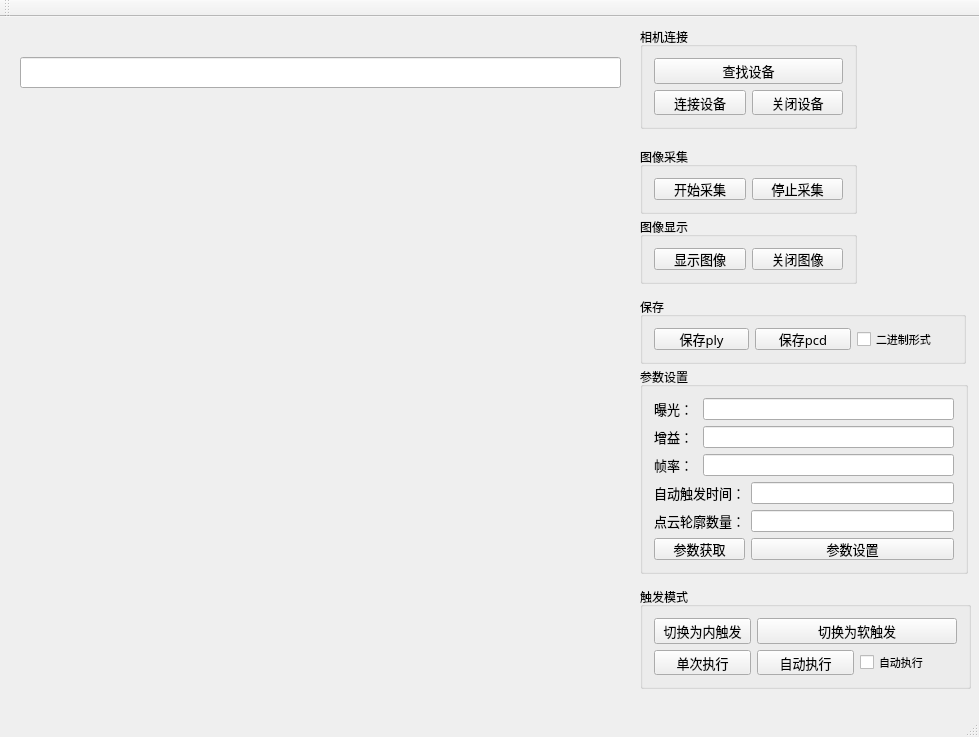
<?xml version="1.0" encoding="UTF-8"?>
<ui version="4.0">
 <class>ConnectCameraClass</class>
 <widget class="QMainWindow" name="ConnectCameraClass">
  <property name="geometry">
   <rect>
    <x>0</x>
    <y>0</y>
    <width>979</width>
    <height>737</height>
   </rect>
  </property>
  <property name="windowTitle">
   <string>ConnectCamera</string>
  </property>
  <widget class="QWidget" name="centralWidget">
   <widget class="QLineEdit" name="lineEdit_CamInfo">
    <property name="geometry">
     <rect>
      <x>20</x>
      <y>40</y>
      <width>601</width>
      <height>31</height>
     </rect>
    </property>
   </widget>
   <widget class="QGroupBox" name="groupBox">
    <property name="geometry">
     <rect>
      <x>640</x>
      <y>10</y>
      <width>217</width>
      <height>102</height>
     </rect>
    </property>
    <property name="title">
     <string>相机连接</string>
    </property>
    <layout class="QGridLayout" name="gridLayout">
     <item row="1" column="1">
      <widget class="QPushButton" name="pushButton_close">
       <property name="font">
        <font>
         <family>黑体</family>
         <pointsize>10</pointsize>
        </font>
       </property>
       <property name="text">
        <string>关闭设备</string>
       </property>
      </widget>
     </item>
     <item row="0" column="0" colspan="2">
      <widget class="QPushButton" name="pushButton_findCam">
       <property name="font">
        <font>
         <family>黑体</family>
         <pointsize>10</pointsize>
        </font>
       </property>
       <property name="text">
        <string>查找设备</string>
       </property>
      </widget>
     </item>
     <item row="1" column="0">
      <widget class="QPushButton" name="pushButton_connect">
       <property name="font">
        <font>
         <family>黑体</family>
         <pointsize>10</pointsize>
        </font>
       </property>
       <property name="text">
        <string>连接设备</string>
       </property>
      </widget>
     </item>
    </layout>
   </widget>
   <widget class="QGroupBox" name="groupBox_2">
    <property name="geometry">
     <rect>
      <x>640</x>
      <y>130</y>
      <width>217</width>
      <height>67</height>
     </rect>
    </property>
    <property name="title">
     <string>图像采集</string>
    </property>
    <layout class="QHBoxLayout" name="horizontalLayout">
     <item>
      <widget class="QPushButton" name="pushButton_start">
       <property name="font">
        <font>
         <family>黑体</family>
         <pointsize>10</pointsize>
        </font>
       </property>
       <property name="text">
        <string>开始采集</string>
       </property>
      </widget>
     </item>
     <item>
      <widget class="QPushButton" name="pushButton_stop">
       <property name="font">
        <font>
         <family>黑体</family>
         <pointsize>10</pointsize>
        </font>
       </property>
       <property name="text">
        <string>停止采集</string>
       </property>
      </widget>
     </item>
    </layout>
   </widget>
   <widget class="QGroupBox" name="groupBox_3">
    <property name="geometry">
     <rect>
      <x>640</x>
      <y>280</y>
      <width>326</width>
      <height>67</height>
     </rect>
    </property>
    <property name="title">
     <string>保存</string>
    </property>
    <layout class="QHBoxLayout" name="horizontalLayout_2">
     <item>
      <widget class="QPushButton" name="pushButton_savePly">
       <property name="font">
        <font>
         <family>黑体</family>
         <pointsize>10</pointsize>
        </font>
       </property>
       <property name="text">
        <string>保存ply</string>
       </property>
      </widget>
     </item>
     <item>
      <widget class="QPushButton" name="pushButton_savePcd">
       <property name="font">
        <font>
         <family>黑体</family>
         <pointsize>10</pointsize>
        </font>
       </property>
       <property name="text">
        <string>保存pcd</string>
       </property>
      </widget>
     </item>
     <item>
      <widget class="QCheckBox" name="checkBox_isBinary">
       <property name="font">
        <font>
         <family>黑体</family>
         <pointsize>8</pointsize>
        </font>
       </property>
       <property name="text">
        <string>二进制形式</string>
       </property>
      </widget>
     </item>
    </layout>
   </widget>
   <widget class="QGroupBox" name="groupBox_4">
    <property name="geometry">
     <rect>
      <x>640</x>
      <y>350</y>
      <width>328</width>
      <height>207</height>
     </rect>
    </property>
    <property name="title">
     <string>参数设置</string>
    </property>
    <layout class="QGridLayout" name="gridLayout_2">
     <item row="0" column="0">
      <widget class="QLabel" name="label">
       <property name="font">
        <font>
         <family>黑体</family>
         <pointsize>10</pointsize>
        </font>
       </property>
       <property name="text">
        <string>曝光：</string>
       </property>
      </widget>
     </item>
     <item row="0" column="1" colspan="2">
      <widget class="QLineEdit" name="lineEdit_expo"/>
     </item>
     <item row="1" column="0">
      <widget class="QLabel" name="label_2">
       <property name="font">
        <font>
         <family>黑体</family>
         <pointsize>10</pointsize>
        </font>
       </property>
       <property name="text">
        <string>增益：</string>
       </property>
      </widget>
     </item>
     <item row="1" column="1" colspan="2">
      <widget class="QLineEdit" name="lineEdit_gain"/>
     </item>
     <item row="2" column="0">
      <widget class="QLabel" name="label_3">
       <property name="font">
        <font>
         <family>黑体</family>
         <pointsize>10</pointsize>
        </font>
       </property>
       <property name="text">
        <string>帧率：</string>
       </property>
      </widget>
     </item>
     <item row="2" column="1" colspan="2">
      <widget class="QLineEdit" name="lineEdit_frame"/>
     </item>
     <item row="3" column="0" colspan="2">
      <widget class="QLabel" name="label_4">
       <property name="font">
        <font>
         <family>黑体</family>
         <pointsize>10</pointsize>
        </font>
       </property>
       <property name="text">
        <string>自动触发时间：</string>
       </property>
      </widget>
     </item>
     <item row="3" column="2">
      <widget class="QLineEdit" name="lineEdit_autotriggertime"/>
     </item>
     <item row="4" column="0" colspan="2">
      <widget class="QLabel" name="label_5">
       <property name="font">
        <font>
         <family>黑体</family>
         <pointsize>10</pointsize>
        </font>
       </property>
       <property name="text">
        <string>点云轮廓数量：</string>
       </property>
      </widget>
     </item>
     <item row="4" column="2">
      <widget class="QLineEdit" name="lineEdit_frame_pcNumber"/>
     </item>
     <item row="5" column="0" colspan="2">
      <widget class="QPushButton" name="pushButton_getPara">
       <property name="font">
        <font>
         <family>黑体</family>
         <pointsize>10</pointsize>
        </font>
       </property>
       <property name="text">
        <string>参数获取</string>
       </property>
      </widget>
     </item>
     <item row="5" column="2">
      <widget class="QPushButton" name="pushButton_setPara">
       <property name="font">
        <font>
         <family>黑体</family>
         <pointsize>10</pointsize>
        </font>
       </property>
       <property name="text">
        <string>参数设置</string>
       </property>
      </widget>
     </item>
    </layout>
   </widget>
   <widget class="QGroupBox" name="groupBox_5">
    <property name="geometry">
     <rect>
      <x>640</x>
      <y>570</y>
      <width>331</width>
      <height>102</height>
     </rect>
    </property>
    <property name="title">
     <string>触发模式</string>
    </property>
    <layout class="QGridLayout" name="gridLayout_3">
     <item row="0" column="0">
      <widget class="QPushButton" name="pushButton_switch">
       <property name="font">
        <font>
         <family>黑体</family>
         <pointsize>10</pointsize>
        </font>
       </property>
       <property name="text">
        <string>切换为内触发</string>
       </property>
      </widget>
     </item>
     <item row="0" column="1" colspan="2">
      <widget class="QPushButton" name="pushButton_switch_soft">
       <property name="font">
        <font>
         <family>黑体</family>
         <pointsize>10</pointsize>
        </font>
       </property>
       <property name="text">
        <string>切换为软触发</string>
       </property>
      </widget>
     </item>
     <item row="1" column="0">
      <widget class="QPushButton" name="pushButton_doOnce">
       <property name="font">
        <font>
         <family>黑体</family>
         <pointsize>10</pointsize>
        </font>
       </property>
       <property name="text">
        <string>单次执行</string>
       </property>
      </widget>
     </item>
     <item row="1" column="1">
      <widget class="QPushButton" name="pushButton_autodo">
       <property name="font">
        <font>
         <family>黑体</family>
         <pointsize>10</pointsize>
        </font>
       </property>
       <property name="text">
        <string>自动执行</string>
       </property>
      </widget>
     </item>
     <item row="1" column="2">
      <widget class="QCheckBox" name="checkBox_autoDo">
       <property name="font">
        <font>
         <family>黑体</family>
         <pointsize>8</pointsize>
        </font>
       </property>
       <property name="text">
        <string>自动执行</string>
       </property>
      </widget>
     </item>
    </layout>
   </widget>
   <widget class="QVTKWidget" name="qvtkWidget">
    <property name="geometry">
     <rect>
      <x>20</x>
      <y>90</y>
      <width>601</width>
      <height>561</height>
     </rect>
    </property>
   </widget>
   <widget class="QGroupBox" name="groupBox_6">
    <property name="geometry">
     <rect>
      <x>640</x>
      <y>200</y>
      <width>217</width>
      <height>67</height>
     </rect>
    </property>
    <property name="title">
     <string>图像显示</string>
    </property>
    <layout class="QHBoxLayout" name="horizontalLayout_4">
     <item>
      <widget class="QPushButton" name="pushButton_showImg">
       <property name="font">
        <font>
         <family>黑体</family>
         <pointsize>10</pointsize>
        </font>
       </property>
       <property name="text">
        <string>显示图像</string>
       </property>
      </widget>
     </item>
     <item>
      <widget class="QPushButton" name="pushButton_closeImg">
       <property name="font">
        <font>
         <family>黑体</family>
         <pointsize>10</pointsize>
        </font>
       </property>
       <property name="text">
        <string>关闭图像</string>
       </property>
      </widget>
     </item>
    </layout>
   </widget>
  </widget>
  <widget class="QMenuBar" name="menuBar">
   <property name="geometry">
    <rect>
     <x>0</x>
     <y>0</y>
     <width>979</width>
     <height>26</height>
    </rect>
   </property>
  </widget>
  <widget class="QToolBar" name="mainToolBar">
   <attribute name="toolBarArea">
    <enum>TopToolBarArea</enum>
   </attribute>
   <attribute name="toolBarBreak">
    <bool>false</bool>
   </attribute>
  </widget>
  <widget class="QStatusBar" name="statusBar"/>
 </widget>
 <layoutdefault spacing="6" margin="11"/>
 <customwidgets>
  <customwidget>
   <class>QVTKWidget</class>
   <extends>QWidget</extends>
   <header>QVTKWidget.h</header>
  </customwidget>
 </customwidgets>
 <resources>
  <include location="ConnectCamera.qrc"/>
 </resources>
 <connections/>
</ui>
